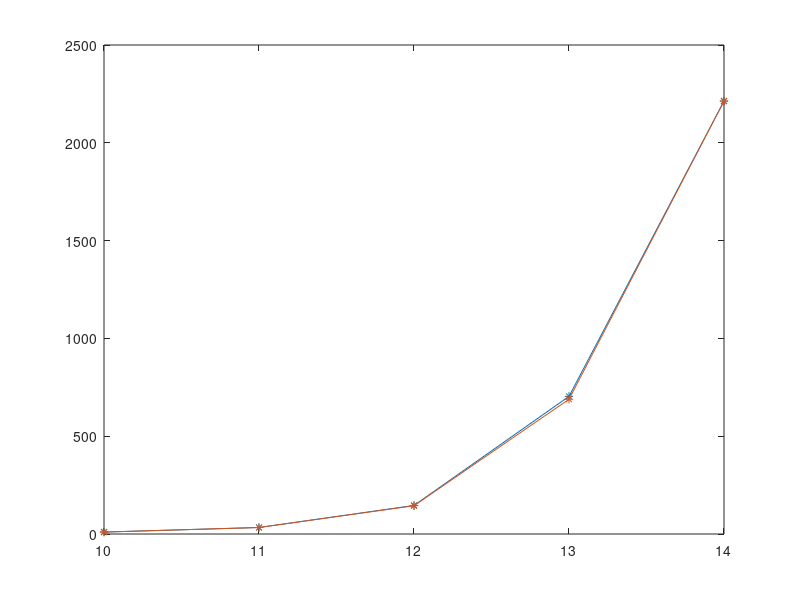

Reproduce this figure in MATLAB.
clc;clear;close all
X = [0.068785,0.000718,0.023027,0.002622,0.010385,0.040310,0.135428,0.583336,2.175778,7.879563,32.449118,176.884910,518.372687,2213.376481];
Y = [0.096181,0.000628,0.029452,0.004242,0.019201,0.054775,0.199532,0.556498,2.093458,10.508457,34.437707,128.254363,739.659791,2213.376481];
Z = [0.005844,0.000579,0.001384,0.004184,0.010275,0.049446,0.183118,0.746580,2.426985,11.390529,32.855565,132.841166,852.790568,2213.376481];
Mean = mean([X;Y;Z]);
Gmean = geomean([X;Y;Z]);
n = 1:14;
m = 10:14;

% plot(m,X,'*-')
% hold on
% plot(m,Y,'*-')
% hold on
% plot(m,Z,'*-')
% hold on
plot(m,Mean(m),'*-')
hold on
plot(m,Gmean(m),'*-')

